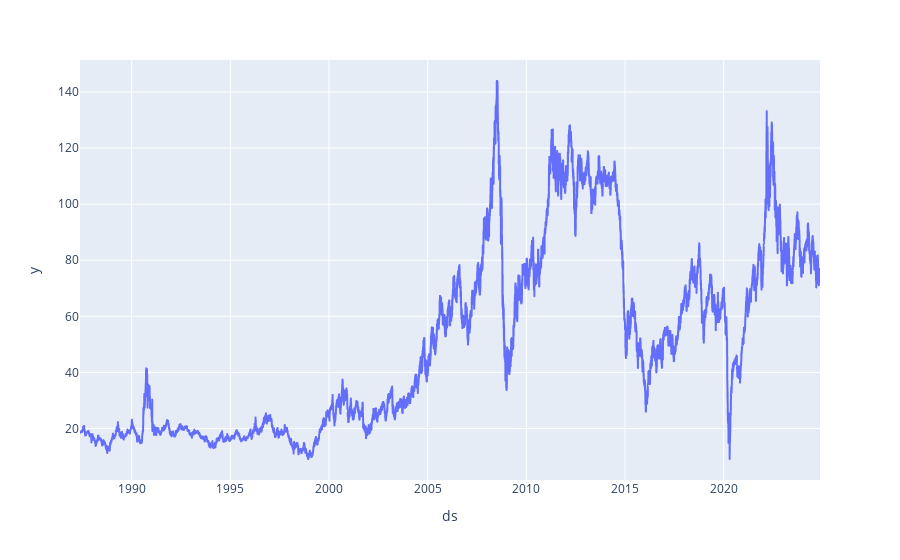

The cell this chart's notebook holds for it:
### Code cell
fig = px.line(df, x='ds', y='y')
fig.show()

### Figure 1 — Plotly figure (JSON) as saved in the notebook; plotly's stock layout.template omitted (floating-point values rounded to 4 significant figures; data arrays with more than 128 entries replaced by an {"elided": "..."} marker saying what was removed)
{"data": [{"hovertemplate": "ds=%{x}<br>y=%{y}<extra></extra>", "legendgroup": "", "line": {"color": "#636efa", "dash": "solid"}, "marker": {"symbol": "circle"}, "mode": "lines", "name": "", "showlegend": false, "type": "scattergl", "x": {"elided": "11302 str values"}, "xaxis": "x", "y": {"elided": "11302 float values"}, "yaxis": "y"}], "layout": {"legend": {"tracegroupgap": 0}, "margin": {"t": 60}, "xaxis": {"anchor": "y", "domain": [0, 1], "title": {"text": "ds"}}, "yaxis": {"anchor": "x", "domain": [0, 1], "title": {"text": "y"}}}}
